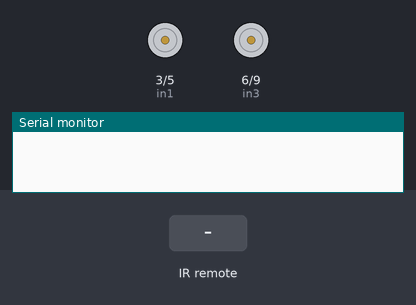
This sketch was run on a simulated Arduino Uno, built with avr-gcc and run on an emulated ATmega328P. Shown: motor-driver pin pairs drawn as motors (green arrow = first pin HIGH = forward, orange = second pin HIGH = backward, longer = more drive), the last lines printed to the serial monitor. Inputs (shaded band) come from the test bench.

Above: at 1.2 s.
1.3 s: infrared code 0xFF02FD received
At 2.2 s:
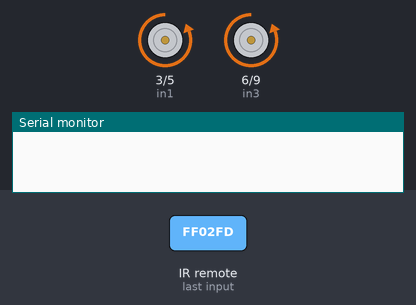
2.8 s: infrared code 0xFF9867 received
At 3.3 s:
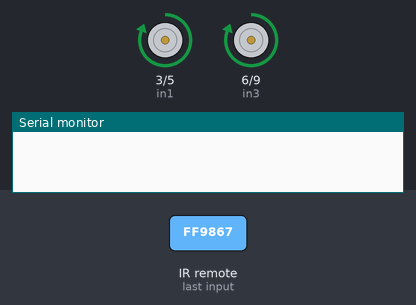
4.3 s: infrared code 0xFFE01F received
5.8 s: infrared code 0xFF906F received
At 6.8 s:
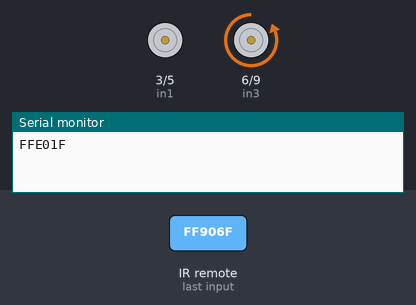
Timing chart, 0 to 8.3 s (numbered marks = the images above; inputs shaded):
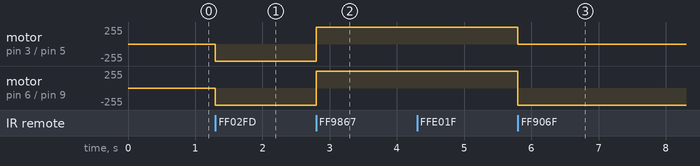

Measured:
- after the input at 1.3 s, motor on pin 3 (in1) / pin 5 (in2), motor on pin 6 (in3) / pin 9 (in4): stopped → backward 255/255 at once
- after the input at 2.8 s, motor on pin 3 (in1) / pin 5 (in2), motor on pin 6 (in3) / pin 9 (in4): backward 255/255 → forward 255/255 at once
- after the input at 5.8 s, motor on pin 3 (in1) / pin 5 (in2): forward 255/255 → stopped at once; motor on pin 6 (in3) / pin 9 (in4): forward 255/255 → backward 255/255 at once

The sketch:

dieu_khien_xe.ino
```cpp
#include <IRremote.h>
#include <IRremoteInt.h>
const int chanremote=8;
IRrecv irrecv(chanremote);
decode_results results;
int in1=3;
int in2=5;
int in3=6;
int in4=9;
void setup() {
  pinMode(in1, OUTPUT);
  pinMode(in2, OUTPUT);
  pinMode(in3, OUTPUT);
  pinMode(in4, OUTPUT);
  Serial.begin(9600);
  irrecv.enableIRIn();
}

void loop() {
  if(irrecv.decode(&results)){
    Serial.println(results.value,HEX);
    delay(200);
    irrecv.resume();
  }// lay ma dieu khien
  if(irrecv.decode(&results)){
    if(results.value==0xFF02FD){
      tien();
    }else if(results.value==0xFF9867){
      lui();
    }else if(results.value==0xFFE01F){
      trai();
    }else if(results.value==0xFF906F){
      phai();
    }else if(results.value==0xFFA857){
      dung();
    }
    irrecv.resume();
  }
}
void lui(){
  digitalWrite(in1,HIGH);
  digitalWrite(in2,LOW);
  digitalWrite(in3,HIGH);
  digitalWrite(in4,LOW);
  }
 void tien(){
  digitalWrite(in1,LOW);
  digitalWrite(in2,HIGH);
  digitalWrite(in3,LOW);
  digitalWrite(in4,HIGH);
  }
 void dung(){
  digitalWrite(in1,LOW);
  digitalWrite(in2,LOW);
  digitalWrite(in3,LOW);
  digitalWrite(in4,LOW);
  }
  int phai(){
    digitalWrite(in1,LOW);
    digitalWrite(in2,LOW);
    digitalWrite(in3,LOW);
    digitalWrite(in4,HIGH);
    }
  int trai(){
    digitalWrite(in1,LOW);
    digitalWrite(in2,HIGH);
    digitalWrite(in3,LOW);
    digitalWrite(in4,LOW);
    }
```
